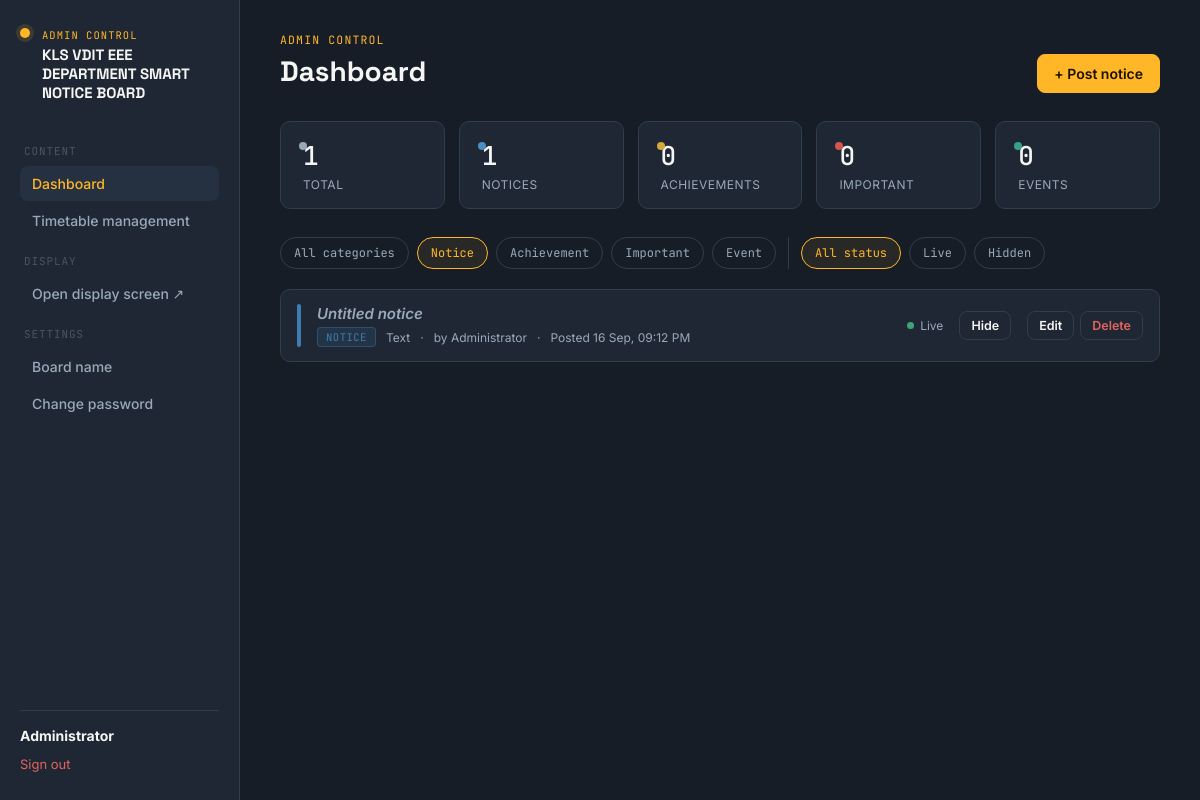
/dashboard?category=notice&status=all (signed in), run on the app's committed database.
### app.py (models this page shows, shortened)
class Settings(db.Model):
    id = db.Column(db.Integer, primary_key=True)
    board_title = db.Column(db.String(200), nullable=False, default=DEFAULT_BOARD_TITLE)

class User(UserMixin, db.Model):
    id = db.Column(db.Integer, primary_key=True)
    username = db.Column(db.String(64), unique=True, nullable=False)
    name = db.Column(db.String(128), nullable=False)
    password_hash = db.Column(db.String(255), nullable=False)
    role = db.Column(db.String(16), nullable=False, default="staff")  # admin | staff
    created_at = db.Column(db.DateTime, default=datetime.now)

class Notice(db.Model):
    id = db.Column(db.Integer, primary_key=True)
    title = db.Column(db.String(200), nullable=False)
    category = db.Column(db.String(20), nullable=False, default="notice")
    display_type = db.Column(db.String(20), nullable=False, default="text")
    text_content = db.Column(db.Text, nullable=True)
    images = db.Column(db.Text, nullable=True)  # JSON list of filenames
    video_filename = db.Column(db.String(255), nullable=True)
    image_fit = db.Column(db.String(10), nullable=False, default=DEFAULT_IMAGE_FIT)  # cover | contain
    is_active = db.Column(db.Boolean, default=True)
    priority = db.Column(db.Integer, default=0)  # higher shows first
    duration_seconds = db.Column(db.Integer, default=10)  # how long to show in the normal rotation
    popup_duration_seconds = db.Column(db.Integer, default=15)  # how long an "important" full-screen popup stays up (separate from rotation duration)
    show_caption = db.Column(db.Boolean, default=True)  # if False, photo notices show pure full-bleed image — no badge/title/date bar at all
    created_by_id = db.Column(db.Integer, db.ForeignKey("user.id"))
    created_by = db.relationship("User", backref="notices")
    created_at = db.Column(db.DateTime, default=datetime.now)
    updated_at = db.Column(db.DateTime, default=datetime.now, onupdate=datetime.now)
    expires_at = db.Column(db.Date, nullable=True)
    ocr_used = db.Column(db.Boolean, default=False)
    ocr_source_filename = db.Column(db.String(255), nullable=True)
    ocr_extracted_at = db.Column(db.DateTime, nullable=True)
    def is_expired(self):
        if self.expires_at is None:
            return False
        return self.expires_at < date.today()
    def category_label(self):
        return CATEGORIES.get(self.category, {}).get("label", self.category)
    def category_color(self):
        return CATEGORIES.get(self.category, {}).get("color", "#888888")

### app.py (the view)
@app.route("/dashboard")
@login_required
def dashboard():
    category_filter = request.args.get("category", "all")
    status_filter = request.args.get("status", "all")
    query = Notice.query
    if category_filter != "all":
        query = query.filter_by(category=category_filter)
    if status_filter == "active":
        query = query.filter_by(is_active=True)
    elif status_filter == "inactive":
        query = query.filter_by(is_active=False)
    notices = query.order_by(Notice.priority.desc(), Notice.created_at.desc()).all()
    counts = {
        "total": Notice.query.count(),
        "notice": Notice.query.filter_by(category="notice").count(),
        "achievement": Notice.query.filter_by(category="achievement").count(),
        "important": Notice.query.filter_by(category="important").count(),
        "event": Notice.query.filter_by(category="event").count(),
        "active": Notice.query.filter_by(is_active=True).count(),
    }
    return render_template(
        "dashboard.html",
        notices=notices,
        categories=CATEGORIES,
        counts=counts,
        category_filter=category_filter,
        status_filter=status_filter,
        type_labels=DISPLAY_TYPE_LABELS,
    )

### app.py (called while the page is built)
def get_settings():
    settings = Settings.query.first()
    if settings is None:
        settings = Settings(board_title=DEFAULT_BOARD_TITLE)
        db.session.add(settings)
        db.session.commit()
    return settings

@app.context_processor
def inject_settings():
    return {
        "site_settings": get_settings(),
        "asset_version": ASSET_VERSION,
        "ocr_available": PYTESSERACT_AVAILABLE and PYMUPDF_AVAILABLE,
    }

@login_manager.user_loader
def load_user(user_id):
    return User.query.get(int(user_id))

### templates/dashboard.html (shortened to what this page needs)
{% extends "base.html" %}
{% block content %}
{% set active = 'dashboard' %}
<div class="shell">
  {% include "_sidebar.html" with context %}
  <main class="main">
    <div class="page-head">
      <div>
        <span class="eyebrow">Admin Control</span>
        <h1>Dashboard</h1>
      </div>
      <a href="{{ url_for('add_notice') }}" class="btn btn-primary">+ Post notice</a>
    </div>
    <div class="stat-row">
      <div class="stat-card accent-dot" style="--dot: var(--ink-dim)"><div class="n">{{ counts.total }}</div><div class="l">Total</div></div>
      <div class="stat-card accent-dot" style="--dot: var(--cat-notice)"><div class="n">{{ counts.notice }}</div><div class="l">Notices</div></div>
      <div class="stat-card accent-dot" style="--dot: var(--cat-achievement)"><div class="n">{{ counts.achievement }}</div><div class="l">Achievements</div></div>
      <div class="stat-card accent-dot" style="--dot: var(--cat-important)"><div class="n">{{ counts.important }}</div><div class="l">Important</div></div>
      <div class="stat-card accent-dot" style="--dot: var(--cat-event)"><div class="n">{{ counts.event }}</div><div class="l">Events</div></div>
    </div>
    <div class="filter-bar">
      <a href="{{ url_for('dashboard', category='all', status=status_filter) }}" class="chip {{ 'active' if category_filter=='all' }}">All categories</a>
      {% for key, meta in categories.items() %}
      <a href="{{ url_for('dashboard', category=key, status=status_filter) }}" class="chip {{ 'active' if category_filter==key }}">{{ meta.label }}</a>
      {% endfor %}
      <a href="{{ url_for('dashboard', category=category_filter, status='all') }}" class="chip {{ 'active' if status_filter=='all' }}">All status</a>
      <a href="{{ url_for('dashboard', category=category_filter, status='active') }}" class="chip {{ 'active' if status_filter=='active' }}">Live</a>
      <a href="{{ url_for('dashboard', category=category_filter, status='inactive') }}" class="chip {{ 'active' if status_filter=='inactive' }}">Hidden</a>
    </div>
    {% if notices %}
    <div class="notice-list">
      {% for n in notices %}
      <div class="notice-row" style="--cat: {{ n.category_color() }}">
        <div class="stripe"></div>
        <div class="info">
          <h3 {% if not n.title %}style="color:var(--ink-dim); font-style:italic;"{% endif %}>{{ n.title or 'Untitled notice' }}</h3>
          <div class="meta">
            <span class="tag">{{ n.category_label() }}</span>
            <span>{{ type_labels.get(n.display_type, n.display_type) }}</span>
            <span>·</span>
            <span>by {{ n.created_by.name if n.created_by else 'unknown' }}</span>
            <span>·</span>
            <span>Posted {{ n.created_at.strftime('%d %b, %I:%M %p') if n.created_at else n.updated_at.strftime('%d %b, %I:%M %p') }}</span>
          </div>
        </div>
        <div style="display:flex; align-items:center; gap:6px; font-size:12px; color:var(--ink-dim);">
          <span class="status-dot {{ 'on' if n.is_active else 'off' }}"></span>
          {{ 'Live' if n.is_active else 'Hidden' }}
        </div>
        <form method="POST" action="{{ url_for('toggle_notice', notice_id=n.id) }}">
          <button class="btn btn-ghost btn-sm">{{ 'Hide' if n.is_active else 'Show' }}</button>
        </form>
        <div class="actions">
          <a class="btn btn-ghost btn-sm" href="{{ url_for('edit_notice', notice_id=n.id) }}">Edit</a>
          <form method="POST" action="{{ url_for('delete_notice', notice_id=n.id) }}" onsubmit="return confirm('Delete this notice permanently?');">
            <button class="btn btn-ghost btn-sm btn-danger">Delete</button>
          </form>
        </div>
      </div>
      {% endfor %}
    </div>
    {% else %}
    <div class="empty-state">
      <h3>Nothing here yet</h3>
    </div>
    {% endif %}
  </main>
</div>
{% endblock %}

### templates/_sidebar.html
<aside class="sidebar">
  <div class="brand-block">
    <span class="brand-mark"></span>
    <div class="brand-text">
      <span class="brand-eyebrow">Admin Control</span>
      <span class="brand-name">{{ site_settings.board_title }}</span>
    </div>
  </div>
  <nav class="nav-group">
    <span class="nav-label">Content</span>
    <a class="nav-link {{ 'active' if active=='dashboard' }}" href="{{ url_for('dashboard') }}">Dashboard</a>
    <a class="nav-link {{ 'active' if active=='timetable' }}" href="{{ url_for('timetable_list') }}">Timetable management</a>
    <span class="nav-label">Display</span>
    <a class="nav-link" href="{{ url_for('display') }}" target="_blank">Open display screen ↗</a>
    <span class="nav-label">Settings</span>
    <a class="nav-link {{ 'active' if active=='settings' }}" href="{{ url_for('board_settings') }}">Board name</a>
    <a class="nav-link {{ 'active' if active=='password' }}" href="{{ url_for('change_password') }}">Change password</a>
  </nav>
  <div class="sidebar-footer">
    <strong>{{ current_user.name }}</strong>
    <a class="logout-link" href="{{ url_for('logout') }}">Sign out</a>
  </div>
</aside>

### data on the page
Settings: board_title "KLS VDIT EEE DEPARTMENT SMART NOTICE BOARD"
User: name "Administrator"
Notice: title "Untitled notice", category_label "NOTICE", get "Text", created_by "Administrator", created_at "16 Sep, 09:12 PM", is_active "Live", is_active "Hide"

### other printed values
{{ counts.total }} "1"
{{ counts.notice }} "1"
{{ counts.achievement }} "0"
{{ counts.important }} "0"
{{ counts.event }} "0"
{{ meta.label }} "Notice" "Achievement" "Important" "Event"
